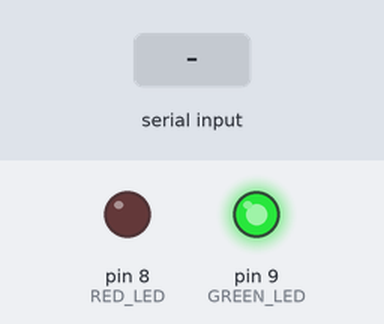
This sketch was run on a simulated Arduino Uno, built with avr-gcc and run on an emulated ATmega328P. Parts: output pins drawn as LEDs (lit = HIGH). The inputs (shaded band) are chosen by the test bench.

Above: at 1.2 s.
1.3 s: "1" received over Serial
At 2.3 s:
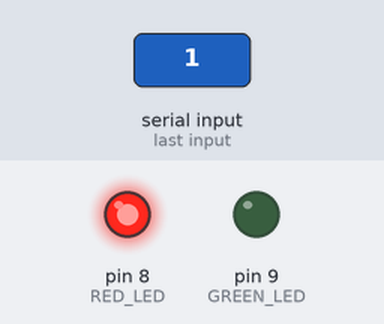
2.8 s: "0" received over Serial
At 3.5 s:
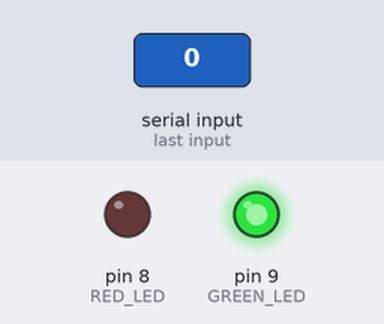
Timing chart, 0 to 5.8 s (numbered marks = the images above; inputs shaded):
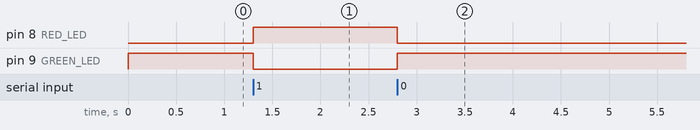

The sketch:

Starbie.ino
```cpp
const int RED_LED = 8;
const int GREEN_LED = 9;

void setup() {
  pinMode(RED_LED, OUTPUT);
  pinMode(GREEN_LED, OUTPUT);

  // Start in the no-threat state.
  digitalWrite(RED_LED, LOW);
  digitalWrite(GREEN_LED, HIGH);

  // Communicate with the Python API.
  Serial.begin(9600);
}

void loop() {
  // Wait for a command from Python.
  while (Serial.available() > 0) {
    char command = Serial.read();

    if (command == '1') {
      // Collision predicted: red ON, green OFF.
      digitalWrite(RED_LED, HIGH);
      digitalWrite(GREEN_LED, LOW);
    }
    else if (command == '0') {
      // No collision predicted: green ON, red OFF.
      digitalWrite(RED_LED, LOW);
      digitalWrite(GREEN_LED, HIGH);
    }
  }
}
```

Measured:
- after the input at 1.3 s, pin 8 (RED_LED): LOW → HIGH at once; pin 9 (GREEN_LED): HIGH → LOW at once
- after the input at 2.8 s, pin 8 (RED_LED): HIGH → LOW at once; pin 9 (GREEN_LED): LOW → HIGH at once
